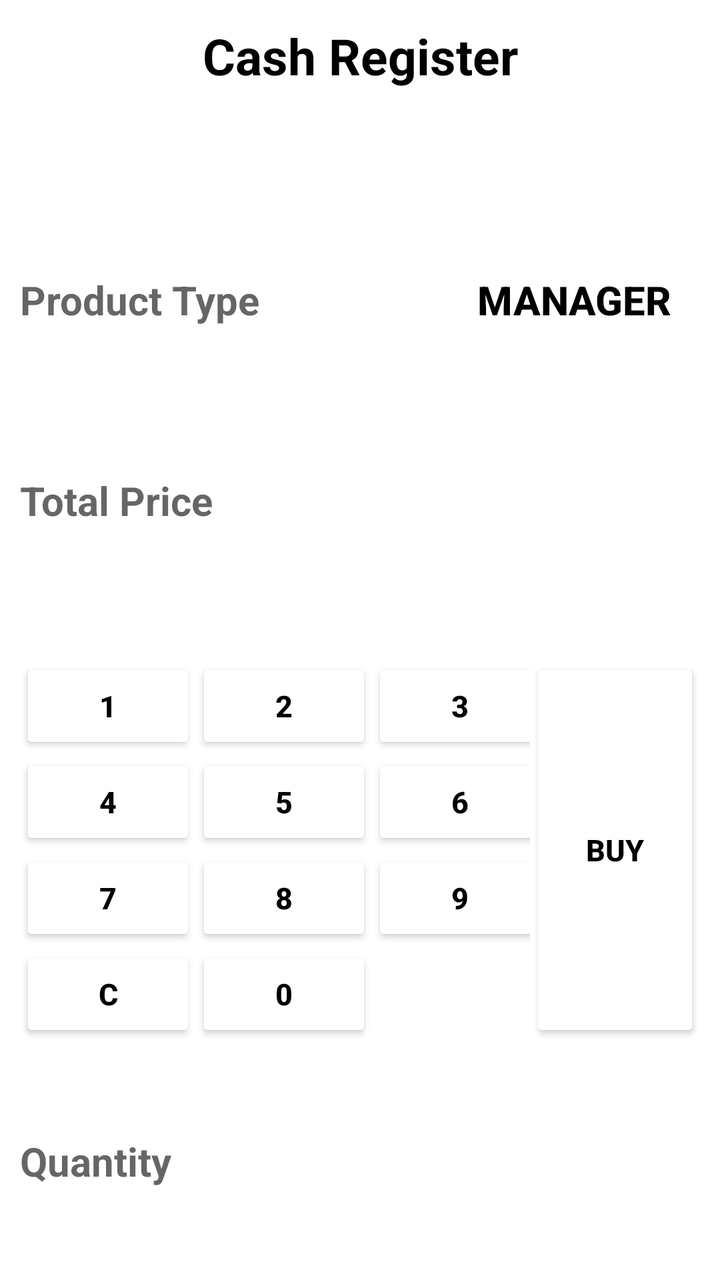
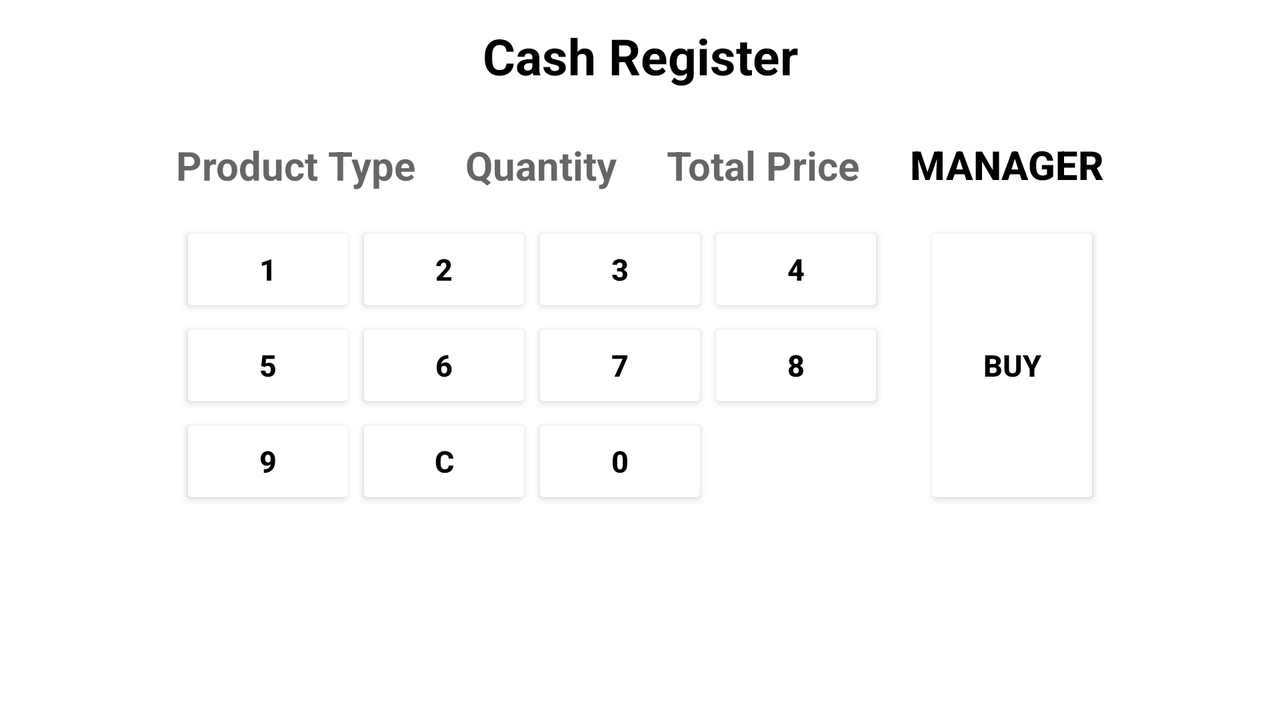

An Android layout and its configuration variant, each rendered on a device that would load it. The default file and the variant file are quoted in full after the pictures.
<!-- AndroidManifest.xml: application theme Theme.CashRegister -->
<!-- res/layout/activity_main.xml -->
<?xml version="1.0" encoding="utf-8"?>
<androidx.constraintlayout.widget.ConstraintLayout xmlns:android="http://schemas.android.com/apk/res/android"
    xmlns:app="http://schemas.android.com/apk/res-auto"
    xmlns:tools="http://schemas.android.com/tools"
    android:layout_width="match_parent"
    android:layout_height="match_parent"
    android:background="@color/PaleTurquoise"
    tools:context=".MainActivity">


    

    <androidx.constraintlayout.widget.Guideline
        android:id="@+id/guideline_bottom"
        android:layout_width="wrap_content"
        android:layout_height="wrap_content"
        android:orientation="horizontal"
        app:layout_constraintGuide_end="10dp" />

    <androidx.constraintlayout.widget.Guideline
        android:id="@+id/guideline_start"
        android:layout_width="wrap_content"
        android:layout_height="wrap_content"
        android:orientation="vertical"
        app:layout_constraintGuide_begin="10dp" />

    <androidx.constraintlayout.widget.Guideline
        android:id="@+id/guideline_end"
        android:layout_width="wrap_content"
        android:layout_height="wrap_content"
        android:orientation="vertical"
        app:layout_constraintGuide_end="10dp" />

    <androidx.constraintlayout.widget.Guideline
        android:id="@+id/guideline_1"
        android:layout_width="wrap_content"
        android:layout_height="wrap_content"
        android:orientation="horizontal"
        app:layout_constraintGuide_begin="100dp" />


    <androidx.constraintlayout.widget.Guideline
        android:id="@+id/guideline_2"
        android:layout_width="wrap_content"
        android:layout_height="wrap_content"
        android:orientation="horizontal"
        app:layout_constraintGuide_begin="200dp" />

    <androidx.constraintlayout.widget.Guideline
        android:id="@+id/guideline_3"
        android:layout_width="wrap_content"
        android:layout_height="wrap_content"
        android:orientation="horizontal"
        app:layout_constraintGuide_begin="300dp" />

    <androidx.constraintlayout.widget.Guideline
        android:id="@+id/guideline_4"
        android:layout_width="wrap_content"
        android:layout_height="wrap_content"
        android:orientation="horizontal"
        app:layout_constraintGuide_begin="550dp" />

    <androidx.constraintlayout.widget.Guideline
        android:id="@+id/guideline_5"
        android:layout_width="wrap_content"
        android:layout_height="wrap_content"
        android:orientation="horizontal"
        app:layout_constraintGuide_begin="650dp" />


    <androidx.appcompat.widget.Toolbar
        android:id="@+id/custom_toolbar"
        android:layout_width="match_parent"
        android:layout_height="?attr/actionBarSize"
        android:background="@color/DarkTurquoise"
        app:layout_constraintBottom_toTopOf="@id/guideline_1"
        app:layout_constraintEnd_toEndOf="parent"
        app:layout_constraintStart_toStartOf="parent"
        app:layout_constraintTop_toTopOf="parent"
        app:layout_constraintVertical_bias="0.0">

        <TextView
            android:id="@+id/custom_title"
            android:layout_width="wrap_content"
            android:layout_height="wrap_content"
            android:layout_gravity="center_horizontal"
            android:text="@string/cash_register"
            android:textColor="@color/black"
            android:textSize="25sp"
            android:textStyle="bold" />

    </androidx.appcompat.widget.Toolbar>

    <LinearLayout
        android:layout_width="0dp"
        android:layout_height="0dp"
        android:orientation="horizontal"
        android:weightSum="4"
        app:layout_constraintBottom_toTopOf="@id/guideline_2"
        app:layout_constraintEnd_toEndOf="@id/guideline_end"
        app:layout_constraintStart_toStartOf="@id/guideline_start"
        app:layout_constraintTop_toTopOf="@id/guideline_1">

        <TextView
            android:id="@+id/product_type"
            android:layout_width="wrap_content"
            android:layout_height="wrap_content"
            android:layout_gravity="center_vertical"
            android:layout_marginEnd="10dp"
            android:layout_weight="3"
            android:hint="@string/product_type"
            android:textColor="@color/black"
            android:textSize="20sp"
            android:textStyle="bold" />

        <Button
            android:id="@+id/manager_button"
            android:layout_width="wrap_content"
            android:layout_height="wrap_content"
            android:layout_gravity="center_vertical"
            android:layout_weight="1"
            android:background="@color/DarkTurquoise"
            android:text="@string/manager"
            android:textColor="@color/black"
            android:textSize="20sp"
            android:textStyle="bold" />
    </LinearLayout>

    <TextView
        android:id="@+id/total_price"
        android:layout_width="0dp"
        android:layout_height="wrap_content"
        android:gravity="start"
        android:hint="@string/total_price"
        android:textColor="@color/black"
        android:textSize="20sp"
        android:textStyle="bold"
        app:layout_constraintBottom_toTopOf="@id/guideline_3"
        app:layout_constraintEnd_toEndOf="@id/guideline_end"
        app:layout_constraintStart_toStartOf="@id/guideline_start"
        app:layout_constraintTop_toBottomOf="@id/guideline_2" />



    
    <LinearLayout
        android:layout_width="0dp"
        android:layout_height="wrap_content"
        android:orientation="horizontal"
        android:weightSum="4"
        app:layout_constraintBottom_toTopOf="@id/guideline_4"
        app:layout_constraintEnd_toEndOf="@id/guideline_end"
        app:layout_constraintStart_toStartOf="@id/guideline_start"
        app:layout_constraintTop_toBottomOf="@id/guideline_3">

        <GridLayout
            android:layout_width="wrap_content"
            android:layout_height="wrap_content"
            android:layout_weight="3"
            android:columnCount="3">

            <Button
                android:id="@+id/one_button"
                android:layout_width="wrap_content"
                android:layout_height="wrap_content"
                android:backgroundTint="@color/DarkTurquoise"
                android:text="@string/onebut"
                android:textColor="@color/black"
                android:textSize="15sp"
                android:textStyle="bold" />

            <Button
                android:id="@+id/two_button"
                android:layout_width="wrap_content"
                android:layout_height="wrap_content"
                android:backgroundTint="@color/DarkTurquoise"
                android:text="@string/twobut"
                android:textColor="@color/black"
                android:textSize="15sp"
                android:textStyle="bold" />

            <Button
                android:id="@+id/three_button"
                android:layout_width="wrap_content"
                android:layout_height="wrap_content"
                android:backgroundTint="@color/DarkTurquoise"
                android:text="@string/threebut"
                android:textColor="@color/black"
                android:textSize="15sp"
                android:textStyle="bold" />

            <Button
                android:id="@+id/four_button"
                android:layout_width="wrap_content"
                android:layout_height="wrap_content"
                android:backgroundTint="@color/DarkTurquoise"
                android:text="@string/fourbut"
                android:textColor="@color/black"
                android:textSize="15sp"
                android:textStyle="bold" />

            <Button
                android:id="@+id/five_button"
                android:layout_width="wrap_content"
                android:layout_height="wrap_content"
                android:backgroundTint="@color/DarkTurquoise"
                android:text="@string/fivebut"
                android:textColor="@color/black"
                android:textSize="15sp"
                android:textStyle="bold" />

            <Button
                android:id="@+id/six_button"
                android:layout_width="wrap_content"
                android:layout_height="wrap_content"
                android:backgroundTint="@color/DarkTurquoise"
                android:text="@string/sixbut"
                android:textColor="@color/black"
                android:textSize="15sp"
                android:textStyle="bold" />

            <Button
                android:id="@+id/seven_button"
                android:layout_width="wrap_content"
                android:layout_height="wrap_content"
                android:backgroundTint="@color/DarkTurquoise"
                android:text="@string/sevenbut"
                android:textColor="@color/black"
                android:textSize="15sp"
                android:textStyle="bold" />

            <Button
                android:id="@+id/eight_button"
                android:layout_width="wrap_content"
                android:layout_height="wrap_content"
                android:backgroundTint="@color/DarkTurquoise"
                android:text="@string/eightbut"
                android:textColor="@color/black"
                android:textSize="15sp"
                android:textStyle="bold" />

            <Button
                android:id="@+id/nine_button"
                android:layout_width="wrap_content"
                android:layout_height="wrap_content"
                android:backgroundTint="@color/DarkTurquoise"
                android:text="@string/ninebut"
                android:textColor="@color/black"
                android:textSize="15sp"
                android:textStyle="bold" />

            <Button
                android:id="@+id/clear_button"
                android:layout_width="wrap_content"
                android:layout_height="wrap_content"
                android:backgroundTint="@color/DarkTurquoise"
                android:text="@string/clearbut"
                android:textColor="@color/black"
                android:textSize="15sp"
                android:textStyle="bold" />

            <Button
                android:id="@+id/zero_button"
                android:layout_width="wrap_content"
                android:layout_height="wrap_content"
                android:backgroundTint="@color/DarkTurquoise"
                android:text="@string/zerobut"
                android:textColor="@color/black"
                android:textSize="15sp"
                android:textStyle="bold" />
        </GridLayout>

        <Button
            android:id="@+id/buy_button"
            android:layout_width="wrap_content"
            android:layout_height="match_parent"
            android:layout_weight="1"
            android:backgroundTint="@color/DarkTurquoise"
            android:text="@string/buy"
            android:textColor="@color/black"
            android:textSize="15sp"
            android:textStyle="bold" />
    </LinearLayout>

    <TextView
        android:id="@+id/quantity_text"
        android:layout_width="0dp"
        android:layout_height="wrap_content"
        android:hint="@string/quantity"
        android:textColor="@color/black"
        android:textSize="20sp"
        android:textStyle="bold"
        app:layout_constraintBottom_toTopOf="@id/guideline_5"
        app:layout_constraintEnd_toEndOf="@id/guideline_end"
        app:layout_constraintHorizontal_bias="0.0"
        app:layout_constraintStart_toStartOf="@id/guideline_start"
        app:layout_constraintTop_toBottomOf="@id/guideline_4"
        app:layout_constraintVertical_bias="0.232" />

    <ListView
        android:id="@+id/list_products"
        android:layout_width="0dp"
        android:layout_height="wrap_content"
        app:layout_constraintBottom_toBottomOf="@id/guideline_bottom"
        app:layout_constraintEnd_toEndOf="@id/guideline_end"
        app:layout_constraintStart_toStartOf="@id/guideline_start"
        app:layout_constraintTop_toBottomOf="@id/guideline_5" />

</androidx.constraintlayout.widget.ConstraintLayout>
<!-- resources referenced by this layout -->
<resources>
  <string name="buy">BUY</string>
  <string name="cash_register">Cash Register</string>
  <string name="clearbut">C</string>
  <string name="eightbut">8</string>
  <string name="fivebut">5</string>
  <string name="fourbut">4</string>
  <string name="manager">Manager</string>
  <string name="ninebut">9</string>
  <string name="onebut">1</string>
  <string name="product_type">Product Type</string>
  <string name="quantity">Quantity</string>
  <string name="sevenbut">7</string>
  <string name="sixbut">6</string>
  <string name="threebut">3</string>
  <string name="total_price">Total Price</string>
  <string name="twobut">2</string>
  <string name="zerobut">0</string>
  <style name="Theme.CashRegister" parent="Theme.MaterialComponents.DayNight.DarkActionBar">
          
  
          <item name="colorPrimary">@color/DarkTurquoise</item>
          <item name="colorPrimaryVariant">@color/DarkTurquoise</item>
          <item name="colorOnPrimary">@color/black</item>
          
          <item name="colorSecondary">@color/teal_200</item>
          <item name="colorSecondaryVariant">@color/teal_700</item>
          <item name="colorOnSecondary">@color/black</item>
          
          <item name="android:statusBarColor">?attr/colorPrimaryVariant</item>
          <item name="windowActionBar">false</item>
          <item name="windowNoTitle">true</item>
          
      </style>
</resources>
<!-- res/layout-land/activity_main.xml (the author's variant of the layout above) -->
<!-- drawn on the phone turned sideways -->
<?xml version="1.0" encoding="utf-8"?>
<androidx.constraintlayout.widget.ConstraintLayout xmlns:android="http://schemas.android.com/apk/res/android"
    xmlns:app="http://schemas.android.com/apk/res-auto"
    xmlns:tools="http://schemas.android.com/tools"
    android:layout_width="match_parent"
    android:layout_height="match_parent"
    android:background="@color/PaleTurquoise"
    tools:context=".MainActivity">


    

    <androidx.constraintlayout.widget.Guideline
        android:id="@+id/guideline_bottom"
        android:layout_width="wrap_content"
        android:layout_height="wrap_content"
        android:orientation="horizontal"
        app:layout_constraintGuide_end="5dp" />

    <androidx.constraintlayout.widget.Guideline
        android:id="@+id/guideline_start"
        android:layout_width="wrap_content"
        android:layout_height="wrap_content"
        android:orientation="vertical"
        app:layout_constraintGuide_begin="10dp" />

    <androidx.constraintlayout.widget.Guideline
        android:id="@+id/guideline_end"
        android:layout_width="wrap_content"
        android:layout_height="wrap_content"
        android:orientation="vertical"
        app:layout_constraintGuide_end="10dp" />

    <androidx.constraintlayout.widget.Guideline
        android:id="@+id/guideline_1"
        android:layout_width="wrap_content"
        android:layout_height="wrap_content"
        android:orientation="horizontal"
        app:layout_constraintGuide_begin="55dp" />


    <androidx.constraintlayout.widget.Guideline
        android:id="@+id/guideline_2"
        android:layout_width="wrap_content"
        android:layout_height="wrap_content"
        android:orientation="horizontal"
        app:layout_constraintGuide_begin="110dp" />



    <androidx.constraintlayout.widget.Guideline
        android:id="@+id/guideline_4"
        android:layout_width="wrap_content"
        android:layout_height="wrap_content"
        android:orientation="horizontal"
        app:layout_constraintGuide_begin="255dp" />


    <androidx.appcompat.widget.Toolbar
        android:id="@+id/custom_toolbar"
        android:layout_width="match_parent"
        android:layout_height="?attr/actionBarSize"
        android:background="@color/DarkTurquoise"
        app:layout_constraintBottom_toTopOf="@id/guideline_1"
        app:layout_constraintEnd_toEndOf="parent"
        app:layout_constraintStart_toStartOf="parent"
        app:layout_constraintTop_toTopOf="parent"
        >

        <TextView
            android:id="@+id/custom_title"
            android:layout_width="wrap_content"
            android:layout_height="wrap_content"
            android:layout_gravity="center_horizontal"
            android:text="@string/cash_register"
            android:textColor="@color/black"
            android:textSize="25sp"
            android:textStyle="bold" />

    </androidx.appcompat.widget.Toolbar>

    <LinearLayout
        android:layout_width="wrap_content"
        android:layout_height="0dp"
        android:orientation="horizontal"
        app:layout_constraintBottom_toTopOf="@id/guideline_2"
        app:layout_constraintEnd_toEndOf="@id/guideline_end"
        app:layout_constraintStart_toStartOf="@id/guideline_start"
        app:layout_constraintTop_toTopOf="@id/guideline_1">

        <TextView
            android:id="@+id/product_type"
            android:layout_width="wrap_content"
            android:layout_height="wrap_content"
            android:layout_gravity="center_vertical"
            android:layout_marginEnd="25dp"
            android:hint="@string/product_type"
            android:textColor="@color/black"
            android:textSize="20sp"
            android:textStyle="bold" />

        <TextView
            android:id="@+id/quantity_text"
            android:layout_width="wrap_content"
            android:layout_height="wrap_content"
            android:layout_gravity="center_vertical"
            android:layout_marginEnd="25dp"
            android:hint="@string/quantity"
            android:textColor="@color/black"
            android:textSize="20sp"
            android:textStyle="bold"
         />

        <TextView
            android:id="@+id/total_price"
            android:layout_width="wrap_content"
            android:layout_height="wrap_content"
            android:layout_marginEnd="25dp"
            android:layout_gravity="center_vertical"
            android:hint="@string/total_price"
            android:textColor="@color/black"
            android:textSize="20sp"
            android:textStyle="bold"
          />

        <Button
            android:id="@+id/manager_button"
            android:layout_width="wrap_content"
            android:layout_height="wrap_content"
            android:layout_gravity="center_vertical"
            android:background="@color/DarkTurquoise"
            android:text="@string/manager"
            android:textColor="@color/black"
            android:textSize="20sp"
            android:textStyle="bold" />
    </LinearLayout>


    


    <LinearLayout
        android:layout_width="0dp"
        android:layout_height="wrap_content"
        android:gravity="center"
        android:orientation="horizontal"
        app:layout_constraintBottom_toTopOf="@id/guideline_4"
        app:layout_constraintEnd_toEndOf="@id/guideline_end"
        app:layout_constraintHorizontal_bias="0.0"
        app:layout_constraintStart_toStartOf="@id/guideline_start"
        app:layout_constraintTop_toBottomOf="@id/guideline_2">

        <GridLayout
            android:layout_width="wrap_content"
            android:layout_height="wrap_content"
            android:layout_marginEnd="20dp"
            android:columnCount="4">

            <Button
                android:id="@+id/one_button"
                android:layout_width="wrap_content"
                android:layout_height="wrap_content"
                android:backgroundTint="@color/DarkTurquoise"
                android:text="@string/onebut"
                android:textColor="@color/black"
                android:textSize="15sp"
                android:textStyle="bold" />

            <Button
                android:id="@+id/two_button"
                android:layout_width="wrap_content"
                android:layout_height="wrap_content"
                android:backgroundTint="@color/DarkTurquoise"
                android:text="@string/twobut"
                android:textColor="@color/black"
                android:textSize="15sp"
                android:textStyle="bold" />

            <Button
                android:id="@+id/three_button"
                android:layout_width="wrap_content"
                android:layout_height="wrap_content"
                android:layout_row="0"
                android:layout_column="2"
                android:backgroundTint="@color/DarkTurquoise"
                android:text="@string/threebut"
                android:textColor="@color/black"
                android:textSize="15sp"
                android:textStyle="bold" />

            <Button
                android:id="@+id/four_button"
                android:layout_width="wrap_content"
                android:layout_height="wrap_content"
                android:backgroundTint="@color/DarkTurquoise"
                android:text="@string/fourbut"
                android:textColor="@color/black"
                android:textSize="15sp"
                android:textStyle="bold" />

            <Button
                android:id="@+id/five_button"
                android:layout_width="wrap_content"
                android:layout_height="wrap_content"
                android:backgroundTint="@color/DarkTurquoise"
                android:text="@string/fivebut"
                android:textColor="@color/black"
                android:textSize="15sp"
                android:textStyle="bold" />

            <Button
                android:id="@+id/six_button"
                android:layout_width="wrap_content"
                android:layout_height="wrap_content"
                android:backgroundTint="@color/DarkTurquoise"
                android:text="@string/sixbut"
                android:textColor="@color/black"
                android:textSize="15sp"
                android:textStyle="bold" />

            <Button
                android:id="@+id/seven_button"
                android:layout_width="wrap_content"
                android:layout_height="wrap_content"
                android:backgroundTint="@color/DarkTurquoise"
                android:text="@string/sevenbut"
                android:textColor="@color/black"
                android:textSize="15sp"
                android:textStyle="bold" />

            <Button
                android:id="@+id/eight_button"
                android:layout_width="wrap_content"
                android:layout_height="wrap_content"
                android:backgroundTint="@color/DarkTurquoise"
                android:text="@string/eightbut"
                android:textColor="@color/black"
                android:textSize="15sp"
                android:textStyle="bold" />

            <Button
                android:id="@+id/nine_button"
                android:layout_width="wrap_content"
                android:layout_height="wrap_content"
                android:backgroundTint="@color/DarkTurquoise"
                android:text="@string/ninebut"
                android:textColor="@color/black"
                android:textSize="15sp"
                android:textStyle="bold" />

            <Button
                android:id="@+id/clear_button"
                android:layout_width="wrap_content"
                android:layout_height="wrap_content"
                android:backgroundTint="@color/DarkTurquoise"
                android:text="@string/clearbut"
                android:textColor="@color/black"
                android:textSize="15sp"
                android:textStyle="bold" />

            <Button
                android:id="@+id/zero_button"
                android:layout_width="wrap_content"
                android:layout_height="wrap_content"
                android:backgroundTint="@color/DarkTurquoise"
                android:text="@string/zerobut"
                android:textColor="@color/black"
                android:textSize="15sp"
                android:textStyle="bold" />
        </GridLayout>

        <Button
            android:id="@+id/buy_button"
            android:layout_width="wrap_content"
            android:layout_height="match_parent"
            android:backgroundTint="@color/DarkTurquoise"
            android:text="@string/buy"
            android:textColor="@color/black"
            android:textSize="15sp"
            android:textStyle="bold" />
    </LinearLayout>


    <ListView
        android:id="@+id/list_products"
        android:layout_width="0dp"
        android:layout_height="0dp"
        android:background="@color/DarkTurquoise"
        app:layout_constraintBottom_toBottomOf="parent"
        app:layout_constraintEnd_toEndOf="@id/guideline_end"
        app:layout_constraintStart_toStartOf="@id/guideline_start"
        app:layout_constraintTop_toBottomOf="@id/guideline_4" />

</androidx.constraintlayout.widget.ConstraintLayout>
